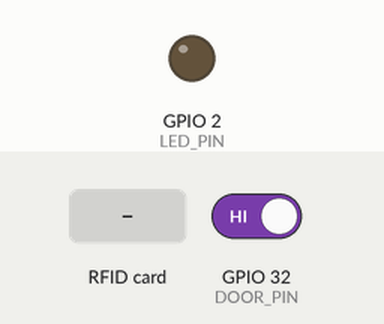
Bench run of a sketch on a simulated ESP32. Shown: output pins drawn as LEDs (lit = HIGH). The test bench sets the inputs (shaded band); at power-on: GPIO 32 (DOOR_PIN) HIGH. WiFi joins after 1.5 s; servers stay silent unless stated; no MQTT or app messages arrive unless stated; what the sketch prints to the serial monitor is not drawn.

Above: at 0.0 s.
At 2.7 s:
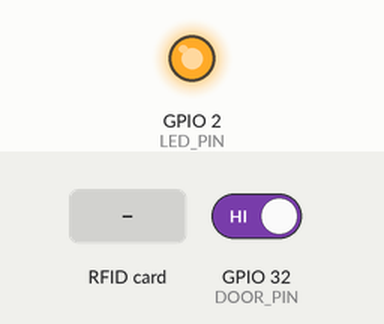
2.8 s: GPIO 32 (DOOR_PIN) driven LOW
4.3 s: RFID card 5E 7A 19 C4 held to the reader
5.8 s: GPIO 32 (DOOR_PIN) driven HIGH
Timing chart, 0 to 8.8 s (numbered marks = the images above; inputs shaded):
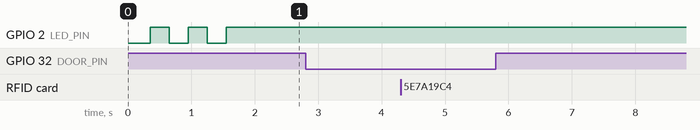

Measured:
- after the input at 2.8 s, every drawn part: stays the same
- after the input at 4.3 s, every drawn part: stays the same
- after the input at 5.8 s, every drawn part: stays the same

The sketch:

esp32_door.ino
```cpp
#include <WiFi.h>
#include <PubSubClient.h>
#include <SPI.h>
#include <MFRC522.h>

// ================= WIFI =================
const char* ssid = "TEN_WIFI";
const char* password = "PASSWORD";

// ================= MQTT =================
const char* mqtt_server = "192.168.*.*";

// ================= DEVICE =================
const char* DEVICE_ID = "esp32_2";

// ================= BASE TOPIC =================
String baseTopic = "home/" + String(DEVICE_ID);

// ================= LED =================
#define LED_PIN 2

// ================= DOOR =================
#define DOOR_PIN 32

int lastDoorState;

// ================= RFID =================
#define SS_PIN   5
#define RST_PIN  22

MFRC522 rfid(SS_PIN, RST_PIN);

// ================= MQTT OBJECT =================
WiFiClient espClient;
PubSubClient client(espClient);

// ================= WIFI =================
void setup_wifi() {

  Serial.print("Connecting WiFi");

  WiFi.begin(ssid, password);

  while (WiFi.status() != WL_CONNECTED) {

    delay(300);

    Serial.print(".");

    // blink LED khi chưa kết nối WiFi
    digitalWrite(
      LED_PIN,
      !digitalRead(LED_PIN)
    );
  }

  Serial.println("\nWiFi connected!");
}

// ================= MQTT RECONNECT =================
void reconnect() {

  while (!client.connected()) {

    Serial.print("Connecting MQTT...");

    if (client.connect(
          DEVICE_ID,
          (baseTopic + "/state/status").c_str(),
          1,
          true,
          "OFFLINE"
    )) {

      Serial.println("connected");

      // MQTT OK
      digitalWrite(LED_PIN, HIGH);

      // trạng thái online
      client.publish(
        (baseTopic + "/state/status").c_str(),
        "ONLINE",
        true
      );

    } else {

      Serial.print("failed, rc=");

      Serial.println(client.state());

      // mất MQTT
      digitalWrite(LED_PIN, LOW);

      delay(2000);
    }
  }
}

// ================= SETUP =================
void setup() {

  Serial.begin(115200);

  // ===== LED =====
  pinMode(LED_PIN, OUTPUT);

  // ===== DOOR =====
  pinMode(DOOR_PIN, INPUT_PULLUP);

  lastDoorState = digitalRead(DOOR_PIN);

  // ===== RFID =====
  SPI.begin(18, 19, 23, 5);

  rfid.PCD_Init();

  // ===== WIFI =====
  setup_wifi();

  // ===== MQTT =====
  client.setServer(mqtt_server, 1883);

  Serial.println("System Ready");

  Serial.println("Tap RFID card...");
}

// ================= LOOP =================
void loop() {

  // ===== MQTT =====
  if (!client.connected()) {

    reconnect();
  }

  client.loop();

  // LED sáng khi MQTT connected
  digitalWrite(
    LED_PIN,
    client.connected()
  );

  // ================= DOOR SENSOR =================
  int currentDoorState =
      digitalRead(DOOR_PIN);

  if (currentDoorState !=
      lastDoorState) {

    String doorState;

    if (currentDoorState == HIGH) {

      doorState = "OPEN";

    } else {

      doorState = "CLOSED";
    }

    Serial.print("Door: ");

    Serial.println(doorState);

    // ===== SENSOR =====
    client.publish(
      (baseTopic + "/sensor/door")
      .c_str(),

      doorState.c_str()
    );

    // ===== STATE =====
    client.publish(
      (baseTopic + "/state/door")
      .c_str(),

      doorState.c_str(),

      true
    );

    lastDoorState = currentDoorState;

    delay(200);
  }

  // ================= RFID =================
  if (rfid.PICC_IsNewCardPresent() &&
      rfid.PICC_ReadCardSerial()) {

    String uid = "";

    for (byte i = 0;
         i < rfid.uid.size;
         i++) {

      if (rfid.uid.uidByte[i] < 0x10) {

        uid += "0";
      }

      uid += String(
        rfid.uid.uidByte[i],
        HEX
      );
    }

    uid.toUpperCase();

    Serial.print("Card UID: ");

    Serial.println(uid);

    // ===== SENSOR =====
    client.publish(
      (baseTopic + "/sensor/rfid")
      .c_str(),

      uid.c_str()
    );

    // ===== STATE =====
    client.publish(
      (baseTopic + "/state/rfid")
      .c_str(),

      uid.c_str(),

      true
    );

    rfid.PICC_HaltA();

    delay(1000);
  }
}
```
